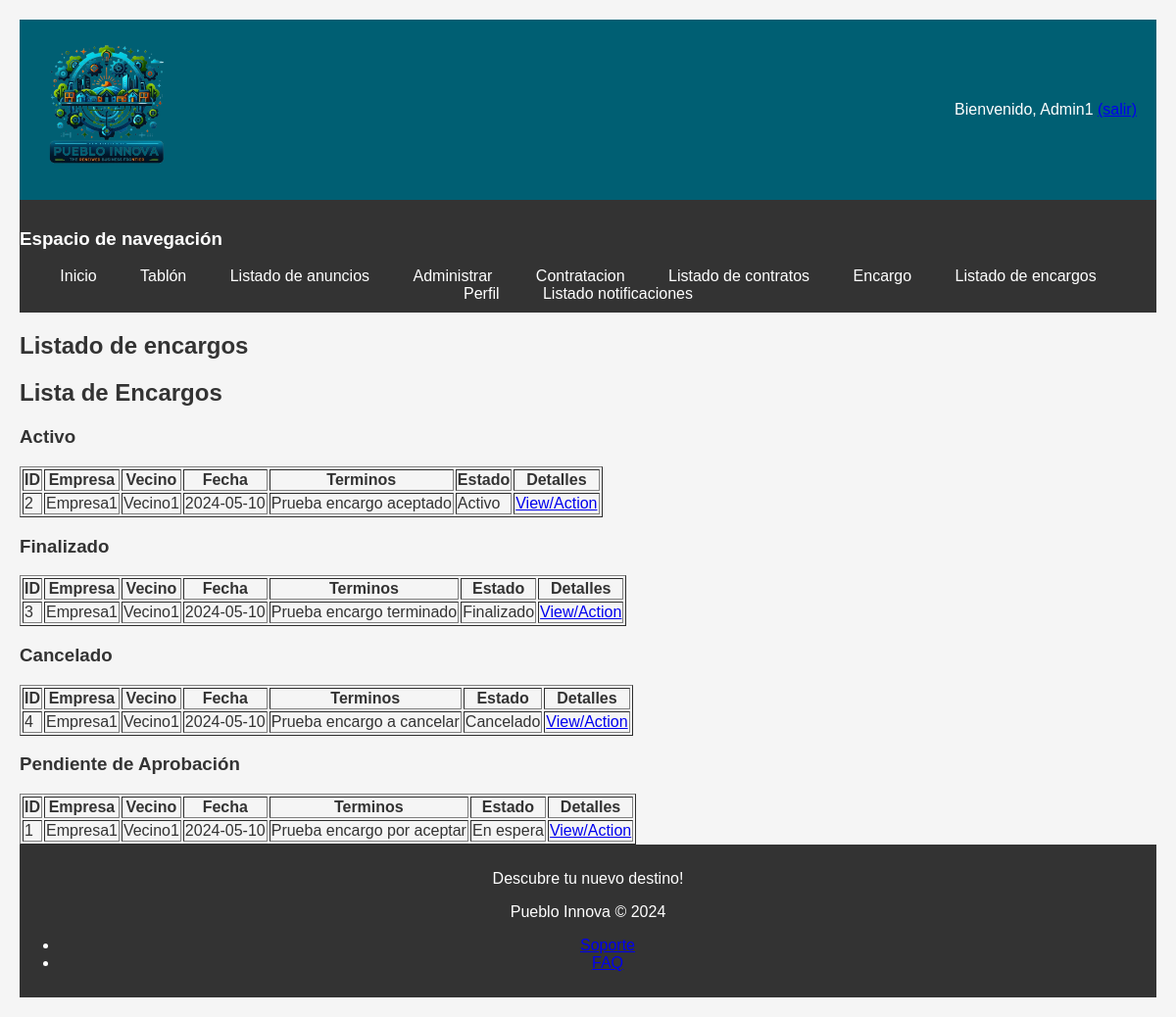
The app's page /encargoListado.php (signed in) with its own data.
### tables this page shows
CREATE TABLE `encargos` (
  `id` int(11) NOT NULL,
  `idVecino` int(11) NOT NULL,
  `idEmpresa` int(11) NOT NULL,
  `fecha` date NOT NULL,
  `terminos` varchar(255) NOT NULL,
  `estado` int(11) NOT NULL
);

CREATE TABLE `usuarios` (
  `id` int(11) NOT NULL,
  `nombreUsuario` varchar(30) NOT NULL,
  `password` varchar(70) NOT NULL,
  `nombre` varchar(50) NOT NULL,
  `rol` int(11) NOT NULL,
  `nombreImg` varchar(70) NOT NULL COMMENT 'Nombre la foto de perfil. Calcula la ruta en carpetas'
);

### includes/clases/Encargo.php (called while the page is built, shortened)
<?php
class Encargo {
    private $id;
    private $terminos;
    private $fecha;
    private $estado;
    public function __construct($idVecino, $idEmpresa, $terminos, $fecha, $estado, $id = null) {
        $this->id = $id;
        $this->terminos = $terminos;
        $this->fecha = $fecha;
        $this->estado = $estado;
    }
    public function getId() {
        return $this->id;
    }
    public function getTerminos() {
        return $this->terminos;
    }
    public function getFecha() {
        return $this->fecha;
    }
    public function getEstado() {
        return $this->estado;
    }
    public function translateEstado() {
        switch ($this->estado) {
            case self::ACTIVO_ESTADO:
                return 'Activo';
            case self::FINALIZADO_ESTADO:
                return 'Finalizado';
            case self::CANCELADO_ESTADO:
                return 'Cancelado';
            case self::ESPERA_ESTADO:
                return 'En espera';
        }
    }
    public static function getEncargos()
    {
        $conn = Aplicacion::getInstance()->getConexionBd();
        $query = "SELECT * FROM encargos";
        $rs = $conn->query($query);
        $encargos = [];
        if ($rs) {
            while ($fila = $rs->fetch_assoc()) {
                $encargo = new Encargo($fila['idVecino'], $fila['idEmpresa'], $fila['terminos'], $fila['fecha'], $fila['estado'], $fila['id']);
                $encargos[] = $encargo;
            }
        } else {
            error_log("Error BD ({$conn->errno}): {$conn->error}");
        }
        return $encargos;
    }
}
?>

### includes/clases/Empresa.php (called while the page is built, shortened)
<?php
class Empresa extends Usuario
{
    public static function buscaNombreEmpresa($idEmpresa)
    {
        $conn = Aplicacion::getInstance()->getConexionBd();
        $query = "SELECT nombreUsuario FROM usuarios WHERE id = ?";
        $stmt = $conn->prepare($query);
        $stmt->bind_param('i', $idEmpresa);
        if ($stmt->execute()) {
            $result = $stmt->get_result();
            if ($fila = $result->fetch_assoc()) {
                $nombreUsuario = $fila['nombreUsuario'];
                return $nombreUsuario;
            }
        }
        return null;
    }
}
?>

### includes/clases/Vecino.php (called while the page is built, shortened)
<?php
class Vecino extends Usuario
{
    public static function buscaNombreVecino($idVecino)
    {
        $conn = Aplicacion::getInstance()->getConexionBd();
        $query = "SELECT nombreUsuario FROM usuarios WHERE id = ?";
        $stmt = $conn->prepare($query);
        $stmt->bind_param('i', $idVecino);
        if ($stmt->execute()) {
            $result = $stmt->get_result();
            if ($fila = $result->fetch_assoc()) {
                $nombreUsuario = $fila['nombreUsuario'];
                return $nombreUsuario;
            }
        }
        return null;
    }
}

### includes/formularios/FormularioEncargoListado.php (the view, shortened to what this page needs)
<?php
require_once 'Formulario.php';
require_once __DIR__.'/../../includes/clases/Empresa.php';
require_once __DIR__.'/../../includes/clases/Vecino.php';
require_once __DIR__.'/../../includes/clases/Encargo.php';
class FormularioEncargoListado extends Formulario
{
    protected function generaCamposFormulario(&$datos) {
        $html = '<h2>Lista de Encargos</h2>';
        if ($_SESSION['rol'] == Usuario::EMPRESA_ROLE) {
            $encargos = Encargo::buscaEncargosPorEmpresa($_SESSION['id']);
        } elseif ($_SESSION['rol'] == Usuario::VECINO_ROLE) {
            $encargos = Encargo::buscaEncargosPorVecino($_SESSION['id']);
        } elseif ($_SESSION['rol'] == Usuario::ADMIN_ROLE) {
            $encargos = Encargo::getEncargos();
        } else {
            return $html .= '<p>Acceso no autorizado.</p>';
        }
        $html .= $this->generateEncargosTableHtmlSorted($encargos);
        return $html;
    }
    private function generateEncargosTableHtmlSorted($encargos) {
        $estados = [
            Encargo::ACTIVO_ESTADO => 'Activo',
            Encargo::FINALIZADO_ESTADO => 'Finalizado',
            Encargo::CANCELADO_ESTADO => 'Cancelado',
            Encargo::ESPERA_ESTADO => 'Pendiente de Aprobación',
        ];
        $html = '';
        foreach ($estados as $estado => $nombreEstado) {
            $html .= "<h3>$nombreEstado</h3>";
            $filteredEncargos = array_filter($encargos, function ($encargo) use ($estado) {
                return $encargo->getEstado() == $estado;
            });
            $html .= '<table border="1">';
            $html .= '<tr><th>ID</th><th>Empresa</th><th>Vecino</th><th>Fecha</th><th>Terminos</th><th>Estado</th><th>Detalles</th></tr>';
            foreach ($filteredEncargos as $encargo) {
                $html .= sprintf(
                    '<tr><td>%d</td><td>%s</td><td>%s</td><td>%s</td><td>%s</td><td>%s</td><td><a href="encargoDetallado.php?id=%d">View/Action</a></td></tr>',
                    $encargo->getId(),
                    Empresa::buscaNombreEmpresa($encargo->getIdEmpresa()),
                    Vecino::buscaNombreVecino($encargo->getIdVecino()),
                    $encargo->getFecha(),
                    htmlspecialchars($encargo->getTerminos()),
                    $encargo->translateEstado(),
                    $encargo->getId()
                );
            }
            $html .= '</table>';
        }
        return $html;
    }
}
?>

### css/prueba.css (style rules this page uses)
body { font-family: 'Arial', sans-serif; background-color: #f5f5f5; color: #333; padding: 20px; margin: 0; }

### records on screen
encargos: id "2", idEmpresa.nombreUsuario "Empresa1", idVecino.nombreUsuario "Vecino1", fecha "2024-05-10", terminos "Prueba encargo aceptado", estado "Activo"
encargos: id "3", idEmpresa.nombreUsuario "Empresa1", idVecino.nombreUsuario "Vecino1", fecha "2024-05-10", terminos "Prueba encargo terminado", estado "Finalizado"
encargos: id "4", idEmpresa.nombreUsuario "Empresa1", idVecino.nombreUsuario "Vecino1", fecha "2024-05-10", terminos "Prueba encargo a cancelar", estado "Cancelado"
encargos: id "1", idEmpresa.nombreUsuario "Empresa1", idVecino.nombreUsuario "Vecino1", fecha "2024-05-10", terminos "Prueba encargo por aceptar", estado "En espera"

### other values on screen
$_SESSION['nombre'] "Admin1"
$nombreEstado "Activo"
$nombreEstado "Finalizado"
$nombreEstado "Cancelado"
$nombreEstado "Pendiente de Aprobación"
